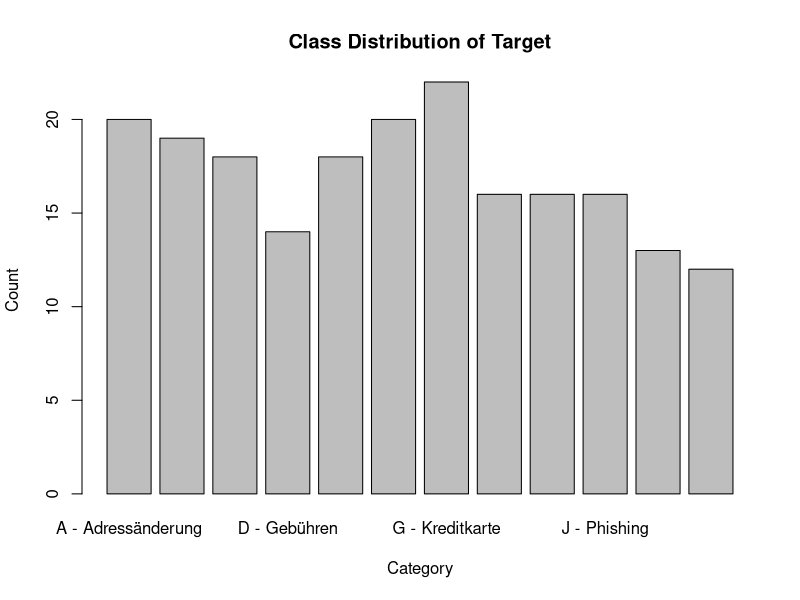
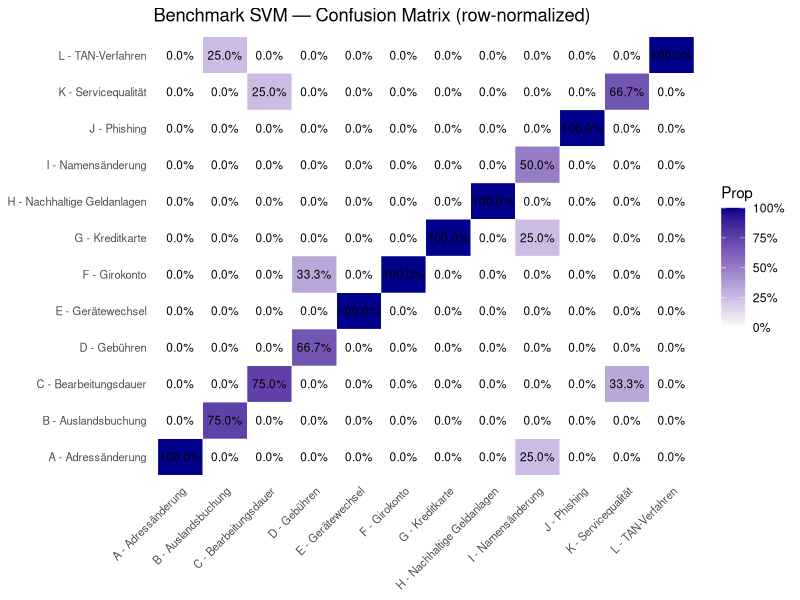
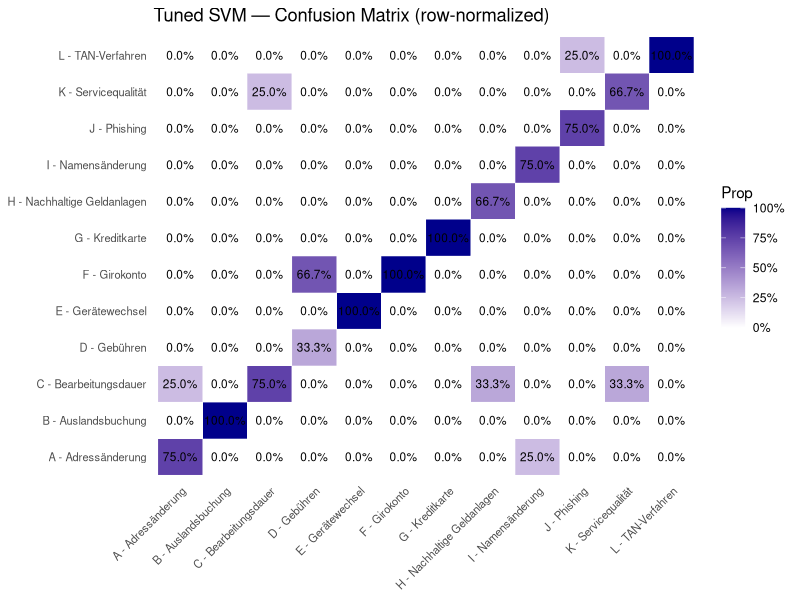
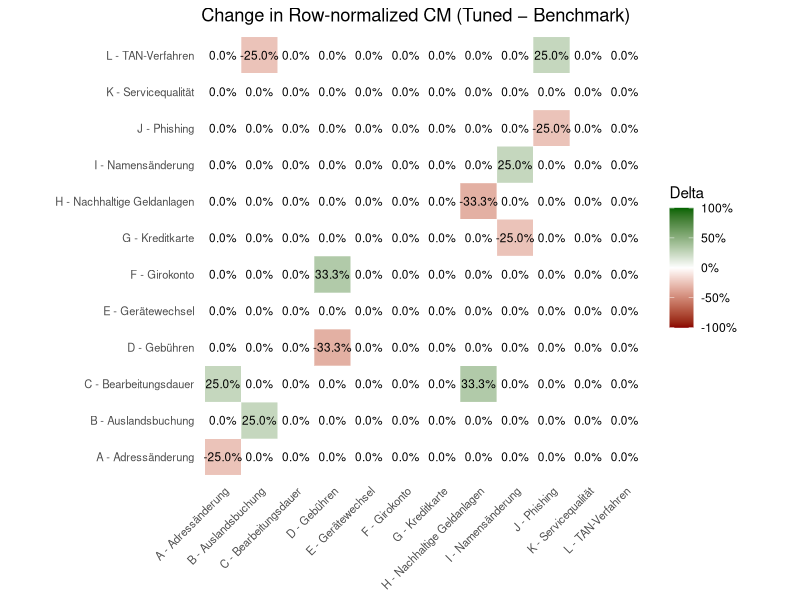
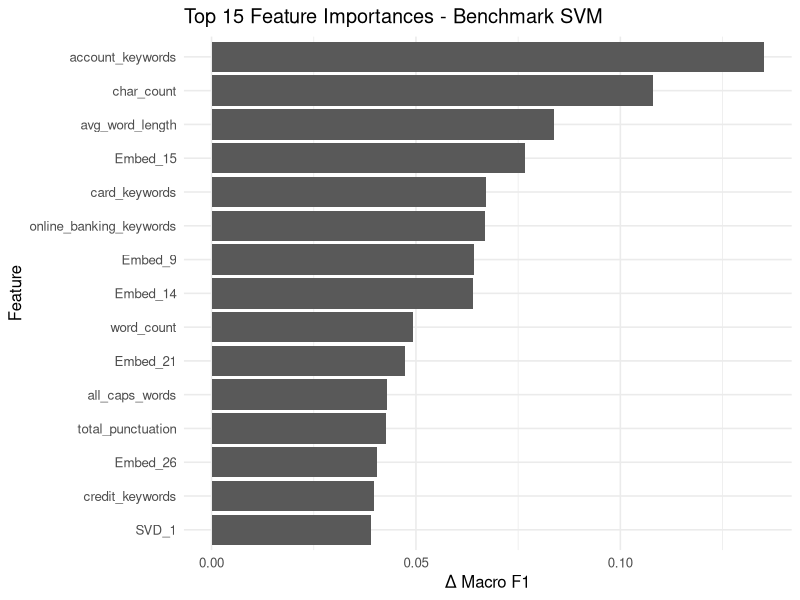
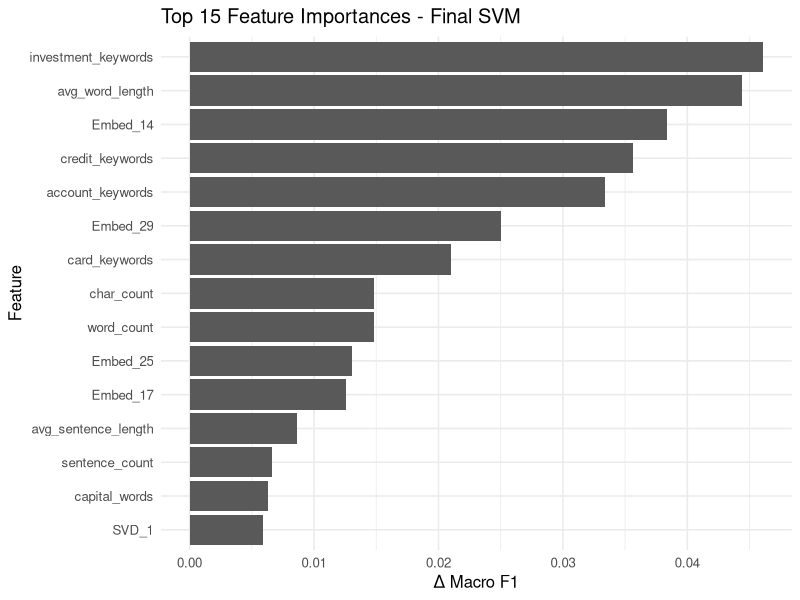
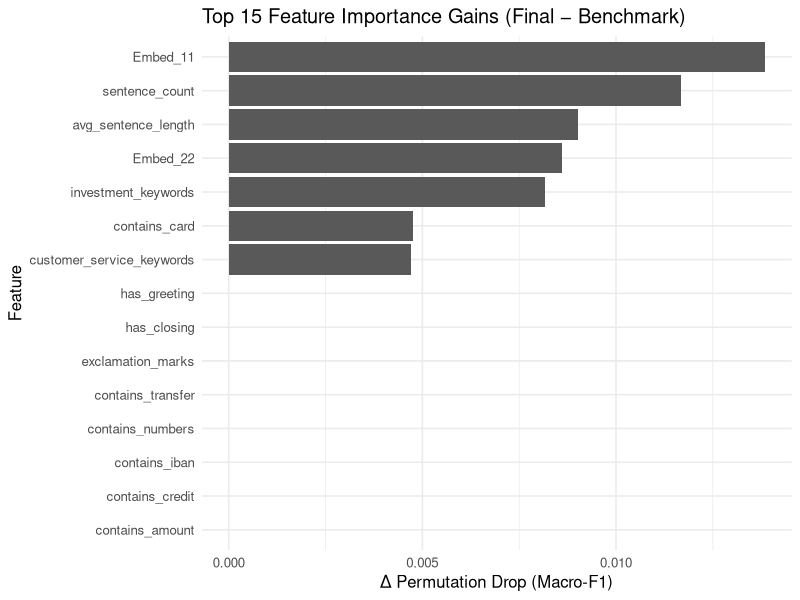

Reproduce these figures in R, in order.
###############################################################################
#                                                                             #
#                               1. PACKAGES                                   #
#                                                                             #
###############################################################################

packages = c("e1071", "caret", "ggplot2", "readxl","dplyr", "MLmetrics", "stringr")

# Load and install packages if needed 

package.check <- lapply(
  packages,
  FUN = function(x) {
    if (!require(x, character.only = TRUE)) {
      install.packages(x, dependencies = TRUE)
      library(x, character.only = TRUE)
    }
  }
)

###############################################################################
#                                                                             #
#                          2. DATA PREPARATION                                #
#                                                                             #
###############################################################################

# Load dataset
library(readxl)
df <- read_xlsx("ml_dataset_v5_final.xlsx")

# Remove Document ID to prevent data leakage
library(dplyr)
X <- df %>% 
  select(-document)

###############################################################################
#                                                                             #
#                          3. TRAIN/TEST SPLIT                                #
#                                                                             #
###############################################################################

# Split data into training and test data; use seed for reproducility
set.seed(123) 
training_indices <- createDataPartition(X$category, p = 0.8, list = FALSE)
training_data <- X[training_indices, ]
test_data <- X[-training_indices, ]

# Separate features and targets into new dataframes
X_train <- training_data %>% 
  select(-category)
Y_train <- training_data$category

X_test <- test_data %>% 
  select(-category)
Y_test <- test_data$category

###############################################################################
#                                                                             #
#                          4. SCALING DATA                                    #
#                                                                             #
###############################################################################

# SVMs are scale sensitive. Scale train/test data separately to prevent data leakage
# Calculate training data's scaling parameters to use them on test set
# Dataframe contains mixed data including binary features, which results in NAN, due to zero variance. 

# Preserve zero variance columns to avoid NaNs or distortion of binary features with function:
get_scaling_params <- function(m) {
  params <- list()
  # Create a loop to include all columns
  for (col in seq_along(m)) {
    
    # Extract all values, as well as unique values
    vals <- m[[col]]
    uniq_vals <- unique(vals)
    
    # Skip binary columns
    if (length(uniq_vals) == 2 && all(uniq_vals %in% c(0, 1))) {
      next
    }
    
    # Calculate mean and standard deviation
    mean_val <- mean(vals, na.rm = TRUE)
    sd_val <- sd(vals, na.rm = TRUE)
    
    params[[names(m)[col]]] <- list(mean = mean_val, sd = sd_val)
  }
  
  return(params)
}

# Apply scaling for all features except binary, due to zero variance, with this function:
apply_scaling <- function(m, params) {
  
  # Create loop for all columns in params
  for (col in names(params)) {
    
    # Retrieve mean and standard deviation
    mean_val <- params[[col]]$mean
    sd_val <- params[[col]]$sd
    
    # Skip scaling if sd is zero (zero variance)
    if (sd_val == 0) {
      next
    }
    
    # Scale using mean and sd of training data
    m[[col]] <- (m[[col]] - mean_val) / sd_val
  }
  
  return(m)
}

# Now use both functions to scale X_train and X_test with the same scaling parameters of X_train
scaling_params <- get_scaling_params(X_train)

# Training data
X_train_scaled <- apply_scaling(X_train, scaling_params)

# Test data
X_test_scaled <- apply_scaling(X_test, scaling_params)

###############################################################################
#                                                                             #
#                 5. CLASS WEIGHTS AND IMBALANCED DATA                        #
#                                                                             #
###############################################################################

# Check for imbalanced data: Count, percentage per class and visual check
table(Y_train)
prop.table(table(Y_train))
barplot(table(Y_train),
        main = "Class Distribution of Target",
        xlab = "Category",
        ylab = "Count")

# Calculate class weight for imbalanced data and SVM model input
class_counts <- table(Y_train)

# Calculate inverse-frequency weights: large numbers ~ 1 and smaller numbers > 1
class_weights <- max(class_counts)/class_counts
class_weights <- setNames(as.numeric(class_weights), names(class_counts))


###############################################################################
#                                                                             #
#                  6. BASELINE SVM MODEL (LINEAR) & TEST                      #
#                                                                             #
###############################################################################

# Load package for Support Vector Model
library(e1071)

# Convert Y_train and Y_test into factors for SVM classification
Y_train <- as.factor(Y_train)
Y_test <- as.factor(Y_test)

# Train SVM Model
svm_model_benchmark <- svm(x = X_train_scaled, y = Y_train, 
                           kernel = "linear",
                           cost = 1,
                           class.weights = class_weights,
                           scale = FALSE) # Data already scaled in 3rd step

# Test benchmark SVM model by making predictions with test data
predictions <- predict(svm_model_benchmark, newdata = X_test_scaled)

# Create confusion matrix to compare predicted against actual categories for test data
conf_matrix <- table(Predicted = predictions, Actual = Y_test)
print(conf_matrix)

# Calculate accuracy
accuracy <- mean(predictions == Y_test)
cat("Test Accuracy:", accuracy, "\n")

# Also test for macro F1: Treats all classes equally regardless of size (solution for imbalance)

library(MLmetrics)

# Preparations for macro F1: Align same set of possible categories for predictions and actual answers
predictions_F1 <- factor(predictions, levels = levels(Y_test))
Y_test_F1 <- factor(Y_test, levels = levels(Y_test))

# Compute F1 score for each class 1-12
f1_per_class <- sapply(levels(Y_test_F1), function(class) {
  F1_Score(y_true = Y_test_F1, y_pred = predictions_F1, positive = class)
})

# Calculate macro F1
macro_f1 <- mean(f1_per_class)

cat("Macro F1 Score:", macro_f1, "\n")

###############################################################################
#                                                                             #
#                   7. STRATIFIED K-FOLD CROSS-VALIDATION                     #
#                                                                             #
###############################################################################

# For reproducibility
set.seed(111)

# Define the target variable explicitly for cross-validation
target_Y_cv <- training_data$category

# Create Folds
folds <- createFolds(target_Y_cv, k = 5, list = TRUE, returnTrain = TRUE)

# Define hyperparameters for tuning
kernels <- c("linear", "radial")
cost_values <- c(0.1, 1, 10, 100)
gamma_values <- c(0.001, 0.01, 0.1, 1)

# Create a function for calculating macro F1 manually
calc_macro_f1 <- function(true, pred) {
  pred <- factor(pred, levels = levels(true))
  
  # Loop over each class to do a one vs. rest calculation for each class
  f1s <- sapply(levels(true), function(cl) {
    TP <- sum(true == cl & pred == cl)
    FP <- sum(true != cl & pred == cl)
    FN <- sum(true == cl & pred != cl)
    
    # Handle the case where no predictions or true values for a class exist
    if ((TP + FP) == 0 || (TP + FN) == 0) {
      return(0)
    }
    
    # Compute how many predicted classes were correct (precision) and how many were catched (recall)
    precision <- TP / (TP + FP)
    recall <- TP / (TP + FN)
    
    # Avoid division by zero in the F1 calculation itself
    if ((precision + recall) == 0) {
      return(0)
    }
    
    # Harmonic mean to penalize extreme differences between precision and recall
    f1 <- 2 * (precision * recall) / (precision + recall)
    return(f1)
  })
  
  # Ensure the result is not NaN if all f1s are 0
  if (all(is.nan(f1s))) {
    return(0)
  }
  
  # Calculate average F1-score across all classes; any NA values are ignored
  mean(f1s, na.rm = TRUE)
}

# Create emtpy data frame for upcoming results
results_cv <- data.frame()

# Create loop to assign each fold into training and validation dataframes, calculate class weights and perform SVM models for linear and radial kernel models
for (fold_i in seq_along(folds)) {
  train_idx_cv <- folds[[fold_i]]
  val_idx_cv <- setdiff(seq_along(target_Y_cv), train_idx_cv)
  
  # Extract features and target for training and validation sets: exclude category from features and make targets into factors for SVM classification
  X_train_cv <- training_data[train_idx_cv, setdiff(names(X), "category")]
  Y_train_cv <- as.factor(target_Y_cv[train_idx_cv])
  
  X_val_cv <- training_data[val_idx_cv, setdiff(names(X), "category")] # Exclude 'category' from features
  Y_val_cv <- as.factor(target_Y_cv[val_idx_cv])
  
  # Calculates class weights within each fold in the loop
  make_weights <- function(y) {
    
    # If one class is absent in training fold it gets no weight
    y <- droplevels(as.factor(y))  
    
    # Same procedure as in 5. Count classes and calculate inverse-frequency weights
    w <- table(y)                        
    w <- max(w) / w              
    
    # Match class weights with names of classes
    setNames(as.numeric(w), names(w))    
  }
  
  w <- make_weights(Y_train_cv)
  
  # Compute scaling parameters of each training data set
  scaling_params_cv <- get_scaling_params(X_train_cv)
  
  # Scale training data
  X_train_cv_scaled <- apply_scaling(X_train_cv, scaling_params_cv)
  
  # Apply same scaling parameters to validation data
  X_val_cv_scaled <- apply_scaling(X_val_cv, scaling_params_cv)
  
  # Create outer and inner loop for testing linear and radial SVM models
  for (kernel in kernels) {
    for (cost in cost_values) {
      
      # Linear kernel (no gamma)
      if (kernel == "linear") {
        
        # Create a SVM model for linear kernel
        svm_model <- svm(x = X_train_cv_scaled, y = Y_train_cv,
                         kernel = kernel,
                         cost = cost,
                         class.weights = w,
                         scale = FALSE)
        
        # Test the SVM model (see above 6.)
        preds <- predict(svm_model, newdata = X_val_cv_scaled)
        
        # Calculate macro F1 (see above 6.)
        macro_f1_val <- calc_macro_f1(Y_val_cv, preds)
        
        # Use 'gamma=NA' for consistency in order to fit the results_cv with results of radial models
        results_cv <- rbind(results_cv, data.frame(kernel=kernel, cost=cost, gamma=NA, fold=fold_i, macroF1=macro_f1_val))
        
        # If gamma is detected, train SVM model with radial kernel
      } else { # radial kernel
        for (gamma in gamma_values) {
          svm_model <- svm(x = X_train_cv_scaled, y = Y_train_cv,
                           kernel = kernel,
                           cost = cost,
                           gamma = gamma,
                           class.weights = w,
                           scale = FALSE)
          preds <- predict(svm_model, newdata = X_val_cv_scaled)
          macro_f1_val <- calc_macro_f1(Y_val_cv, preds)
          results_cv <- rbind(results_cv, data.frame(kernel=kernel, cost=cost, gamma=gamma, fold=fold_i, macroF1=macro_f1_val))
        }
      }
    }
  }
}

# Convert gamma to a factor and replace NA with a new level "linear"
results_cv$gamma <- as.character(results_cv$gamma)
results_cv$gamma[is.na(results_cv$gamma)] <- "linear"
results_cv$gamma <- as.factor(results_cv$gamma)

print("Detailed results for each fold and hyperparameter combination:")
print(results_cv)

# Aggregate results: groups kernel, cost, gamma and computes the mean Macro-F1 across all folds
agg_results <- aggregate(macroF1 ~ kernel + cost + gamma, data = results_cv, FUN = mean)

print("Aggregated Results (Average Macro F1 per parameter combination across all folds):")
print(agg_results)

# Find the best parameters
best_params <- agg_results[which.max(agg_results$macroF1), ]
print("Best Parameters:")
print(best_params)

best_kernel <- as.character(best_params$kernel)
best_cost   <- as.numeric(best_params$cost)

to_num <- function(x) if (is.factor(x)) as.numeric(as.character(x)) else as.numeric(x)

# Find the best gamma only when best_kernel is radial
best_gamma <- if (best_kernel == "radial") to_num(best_params$gamma) else NA_real_

###############################################################################
#                                                                             #
#              8. FINAL SVM WITH BEST PARAMETERS FROM CV + TEST               #
#                                                                             #
###############################################################################
set.seed(123)

# Adjust and train benchmark SVM model
final_svm <- svm(x = X_train_scaled, y = Y_train, 
                 kernel = best_kernel,
                 cost = best_cost,
                 gamma = best_gamma, # best kernel is radial, therefore not an issue
                 class.weights = class_weights,
                 scale = FALSE) # Data already scaled in 3rd step.

final_predictions <- predict(final_svm, newdata = X_test_scaled)
final_conf_matrix <- table(Predicted = final_predictions, Actual = Y_test)
print(final_conf_matrix)

# Calculate accuracy
final_accuracy <- mean(final_predictions == Y_test)
cat("Test Accuracy:", final_accuracy, "\n")

# Calculate macro F1, due to imbalanced classes
final_predictions_F1 <- factor(final_predictions, levels = levels(Y_test))
final_Y_test_F1 <- factor(Y_test, levels = levels(Y_test))

final_macro_f1 <- calc_macro_f1(Y_test, final_predictions)
cat("Macro F1 Score:", final_macro_f1, "\n")

# Compare Macro F1 scores between benchmark and final SVM model
perf_comparison <- data.frame(
  Model = c("Benchmark SVM (Linear)", "Tuned Final SVM"),
  Accuracy = c(accuracy, final_accuracy),
  MacroF1 = c(macro_f1, final_macro_f1)
)
print(perf_comparison)

###############################################################################
#                                                                             #
#                 9. VISUALIZE FINAL SVM MODEL: HEATMAP                       #
#                                                                             #
###############################################################################

# Create a confusion matrix heatmap 
library(dplyr)

# Helper: convert a base::table confusion matrix to tidy df
cm_to_df <- function(cm) {
  df <- as.data.frame(cm)
  colnames(df) <- c("Predicted", "Actual", "Freq")
  df
}

# Normalize by actual class (rows)
normalize_cm <- function(cm_df) {
  cm_df %>%
    group_by(Actual) %>%
    mutate(Prop = Freq / sum(Freq)) %>%
    ungroup()
}

# Generic plotting function
plot_cm_heatmap <- function(cm_df, title) {
  cm_df <- normalize_cm(cm_df)
  
  ggplot(cm_df, aes(x = Actual, y = Predicted, fill = Prop)) +
    geom_tile(color = "white") +
    geom_text(aes(label = scales::percent(Prop, accuracy = 0.1)), size = 3) +
    scale_fill_gradient(low = "white", high = "darkblue", labels = scales::percent) +
    theme_minimal() +
    theme(
      axis.text.x = element_text(angle = 45, hjust = 1, size = 8),
      axis.text.y = element_text(size = 8),
      axis.title = element_blank(),
      panel.grid = element_blank()
    ) +
    ggtitle(paste0(title, " (row-normalized)"))
}

# Benchmark SVM normalized CM
cm_bench_df <- cm_to_df(conf_matrix)
plot_cm_heatmap(cm_bench_df, "Benchmark SVM — Confusion Matrix")

# Tuned SVM normalized CM
cm_tuned_df <- cm_to_df(final_conf_matrix)
plot_cm_heatmap(cm_tuned_df, "Tuned SVM — Confusion Matrix")

# Assume you have cm_bench_df, cm_tuned_df already normalized with columns: Actual, Predicted, Prop
bench_norm <- normalize_cm(cm_to_df(conf_matrix))  |> dplyr::mutate(Model = "Benchmark")
tuned_norm <- normalize_cm(cm_to_df(final_conf_matrix)) |> dplyr::mutate(Model = "Tuned")

# Create graph which shows differences in heatmap between tuned and benchmark model
diff_df <- dplyr::full_join(
  dplyr::select(bench_norm, Actual, Predicted, Prop_b = Prop),
  dplyr::select(tuned_norm, Actual, Predicted, Prop_t = Prop),
  by = c("Actual","Predicted")
) |>
  dplyr::mutate(Delta = Prop_t - Prop_b)

ggplot(diff_df, aes(Actual, Predicted, fill = Delta)) +
  geom_tile(color = "white") +
  geom_text(aes(label = scales::percent(Delta, accuracy = 0.1)), size = 3) +
  scale_fill_gradient2(limits = c(-1,1), midpoint = 0, low = "darkred", mid = "white", high = "darkgreen",
                       labels = scales::percent) +
  coord_equal() +
  theme_minimal() +
  theme(axis.text.x = element_text(angle = 45, hjust = 1, size = 8),
        axis.text.y = element_text(size = 8),
        panel.grid = element_blank(),
        axis.title = element_blank()) +
  ggtitle("Change in Row-normalized CM (Tuned − Benchmark)")


###############################################################################
#                                                                             #
#                     10. FEATURE IMPORTANCE ANALYSIS                         #
#                                                                             #
###############################################################################

# Create function to calculate permutation importance
simple_perm_importance <- function(model, X, y, metric = calc_macro_f1, nsim = 5) {
  base_pred  <- predict(model, X)
  base_score <- metric(y, base_pred)
  
  # Prepare an empty numeric vector to store importance for each feature
  feature_names <- colnames(X)
  scores <- numeric(length(feature_names))
  names(scores) <- feature_names
  
  # Loop over each feature
  for (j in seq_along(feature_names)) {
    col <- feature_names[j]
    drops <- numeric(nsim)
    
    # Repeat the shuffle several times to reduce randomness
    for (i in seq_len(nsim)) {
      Xp <- X                         
      Xp[[col]] <- sample(Xp[[col]]) 
      pred_p <- predict(model, Xp)     
      drops[i] <- base_score - metric(y, pred_p)  
    }
    
    # Calculate the average drop
    scores[j] <- mean(drops)
  }
  
  # Show most important features first
  scores <- sort(scores, decreasing = TRUE)
  return(scores)
}

# Run for both models benchmark and final
set.seed(123)
imp_bench <- simple_perm_importance(svm_model_benchmark, X_test_scaled, Y_test, nsim = 5)

set.seed(123)
imp_tuned <- simple_perm_importance(final_svm, X_test_scaled, Y_test, nsim = 5)

# Helper to get top-N dataframe
top_n <- 15
make_top_df <- function(imp_vec, n = top_n) {
  df <- data.frame(Feature = names(imp_vec), Importance = as.numeric(imp_vec), stringsAsFactors = FALSE)
  df <- df[order(-df$Importance), ]
  if (nrow(df) > n) df <- df[1:n, ]
  df$Feature <- factor(df$Feature, levels = df$Feature[order(df$Importance)])
  df
}

bench_df <- make_top_df(imp_bench, top_n)
tuned_df <- make_top_df(imp_tuned, top_n)

# Plot benchmark model importance

ggplot(bench_df, aes(x = Feature, y = Importance)) +
  geom_col() +
  coord_flip() +
  labs(
    title = "Top 15 Feature Importances - Benchmark SVM",
    x = "Feature",
    y = "Δ Macro F1"
  ) +
  theme_minimal(base_size = 12)

# Plot final model importance
ggplot(tuned_df, aes(x = Feature, y = Importance)) +
  geom_col() +
  coord_flip() +
  labs(
    title = "Top 15 Feature Importances - Final SVM",
    x = "Feature",
    y = "Δ Macro F1"
  ) +
  theme_minimal(base_size = 12)


bench_all <- data.frame(Feature = names(imp_bench), Bench = as.numeric(imp_bench), stringsAsFactors = FALSE)
tuned_all <- data.frame(Feature = names(imp_tuned), Tuned = as.numeric(imp_tuned), stringsAsFactors = FALSE)

cmp <- merge(bench_all, tuned_all, by = "Feature", all = TRUE)

# If a feature is missing treat its importance as 0
cmp$Bench[is.na(cmp$Bench)] <- 0
cmp$Tuned[is.na(cmp$Tuned)] <- 0

# Calculate gain in importance
cmp$Delta <- cmp$Tuned - cmp$Bench


top_k <- 15
cmp <- cmp[order(-cmp$Delta), ]
cmp_top <- cmp[seq_len(min(top_k, nrow(cmp))), ]
cmp_top$Feature <- factor(cmp_top$Feature, levels = cmp_top$Feature[order(cmp_top$Delta)])

ggplot(cmp_top, aes(x = Feature, y = Delta)) +
  geom_col() +
  coord_flip() +
  labs(
    title = "Top 15 Feature Importance Gains (Final − Benchmark)",
    x = "Feature",
    y = "Δ Permutation Drop (Macro-F1)"
  ) +
  theme_minimal(base_size = 12)
